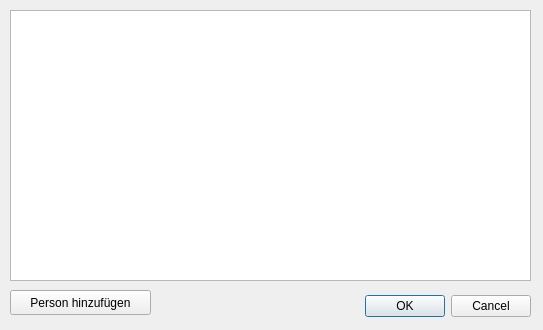
<?xml version="1.0" encoding="UTF-8"?>
<ui version="4.0">
 <class>VerwaltePersonenDialog</class>
 <widget class="QDialog" name="VerwaltePersonenDialog">
  <property name="windowModality">
   <enum>Qt::NonModal</enum>
  </property>
  <property name="geometry">
   <rect>
    <x>0</x>
    <y>0</y>
    <width>543</width>
    <height>330</height>
   </rect>
  </property>
  <property name="windowTitle">
   <string>Personen</string>
  </property>
  <widget class="QDialogButtonBox" name="buttonBox">
   <property name="geometry">
    <rect>
     <x>360</x>
     <y>290</y>
     <width>171</width>
     <height>32</height>
    </rect>
   </property>
   <property name="orientation">
    <enum>Qt::Horizontal</enum>
   </property>
   <property name="standardButtons">
    <set>QDialogButtonBox::Cancel|QDialogButtonBox::Ok</set>
   </property>
  </widget>
  <widget class="QTableWidget" name="personenTable">
   <property name="geometry">
    <rect>
     <x>10</x>
     <y>10</y>
     <width>521</width>
     <height>271</height>
    </rect>
   </property>
  </widget>
  <widget class="QPushButton" name="neuePerson">
   <property name="geometry">
    <rect>
     <x>10</x>
     <y>290</y>
     <width>141</width>
     <height>25</height>
    </rect>
   </property>
   <property name="text">
    <string>Person hinzufügen</string>
   </property>
  </widget>
 </widget>
 <resources/>
 <connections>
  <connection>
   <sender>buttonBox</sender>
   <signal>rejected()</signal>
   <receiver>VerwaltePersonenDialog</receiver>
   <slot>reject()</slot>
   <hints>
    <hint type="sourcelabel">
     <x>316</x>
     <y>260</y>
    </hint>
    <hint type="destinationlabel">
     <x>286</x>
     <y>274</y>
    </hint>
   </hints>
  </connection>
 </connections>
</ui>
